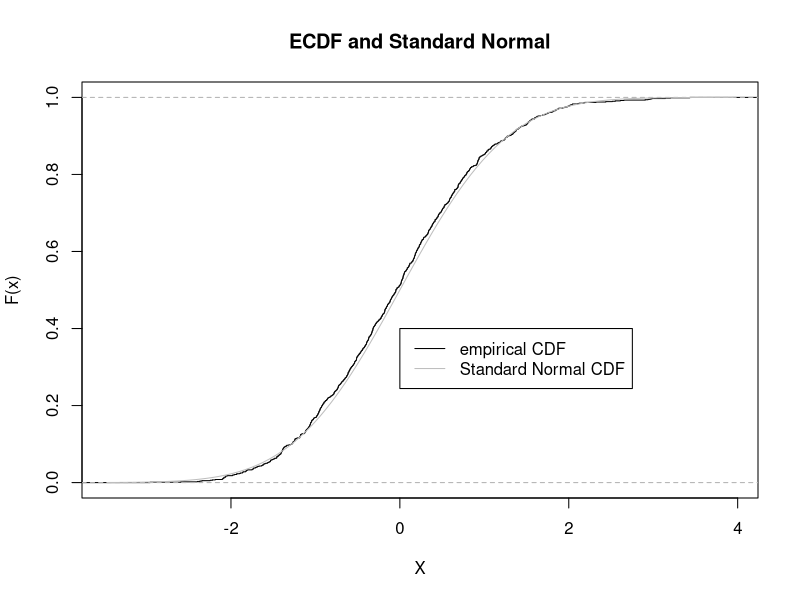

Recreate this plot in R.
rm(list=ls (all=TRUE))
n<-1000
x <- 1:n
normalsample <- sort(rnorm(n, mean = 0, sd = 1))
ecdfnormal <- ecdf(normalsample)
plot(ecdfnormal, col="black", xlab="X", ylab="F(x)", main="ECDF and Standard Normal")
curve(pnorm, add=TRUE, col="grey")
legend(x=0,y=0.4,legend=c("empirical CDF","Standard Normal CDF"),lty=c(1.1),col=c("black","grey"))
